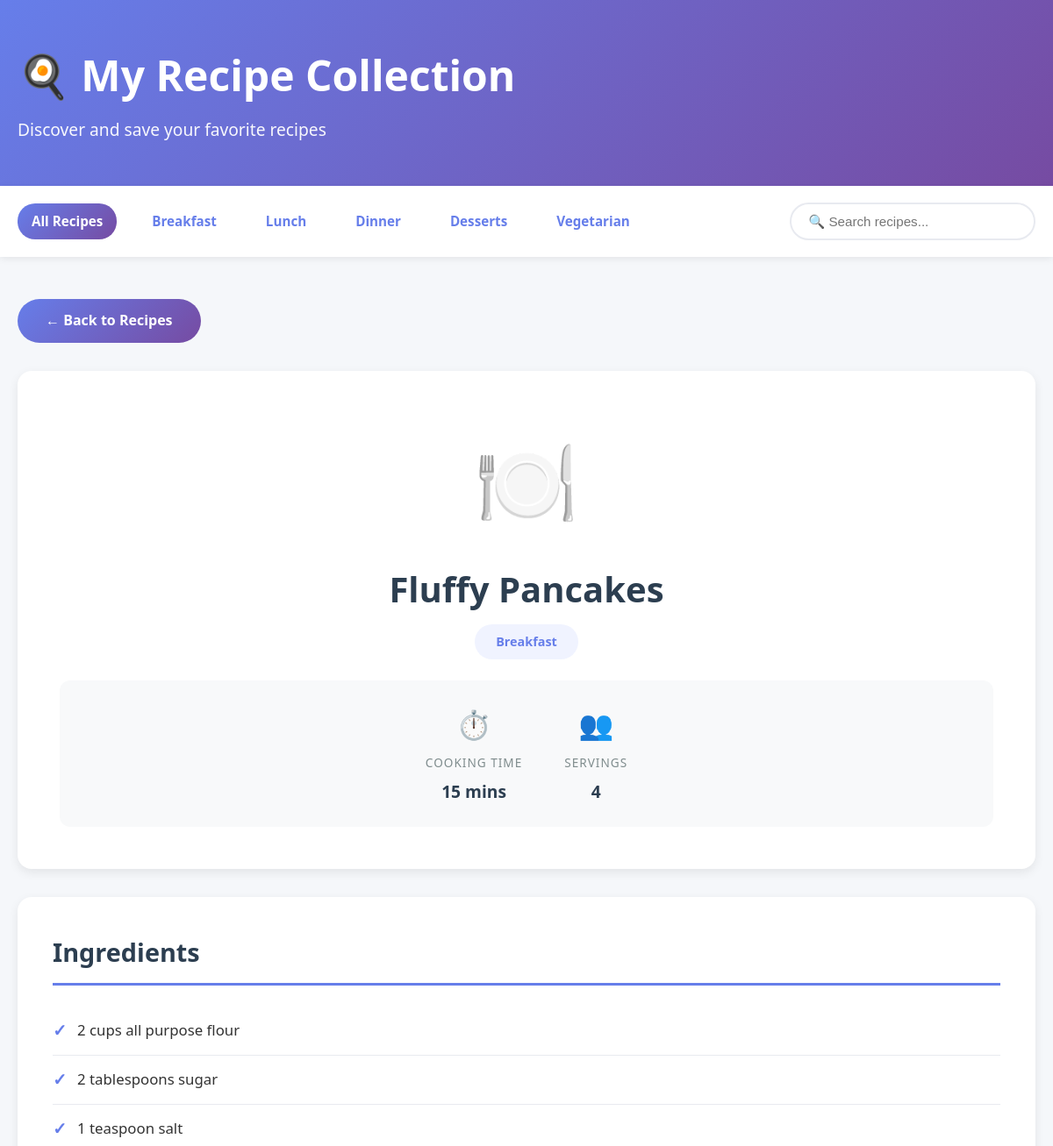
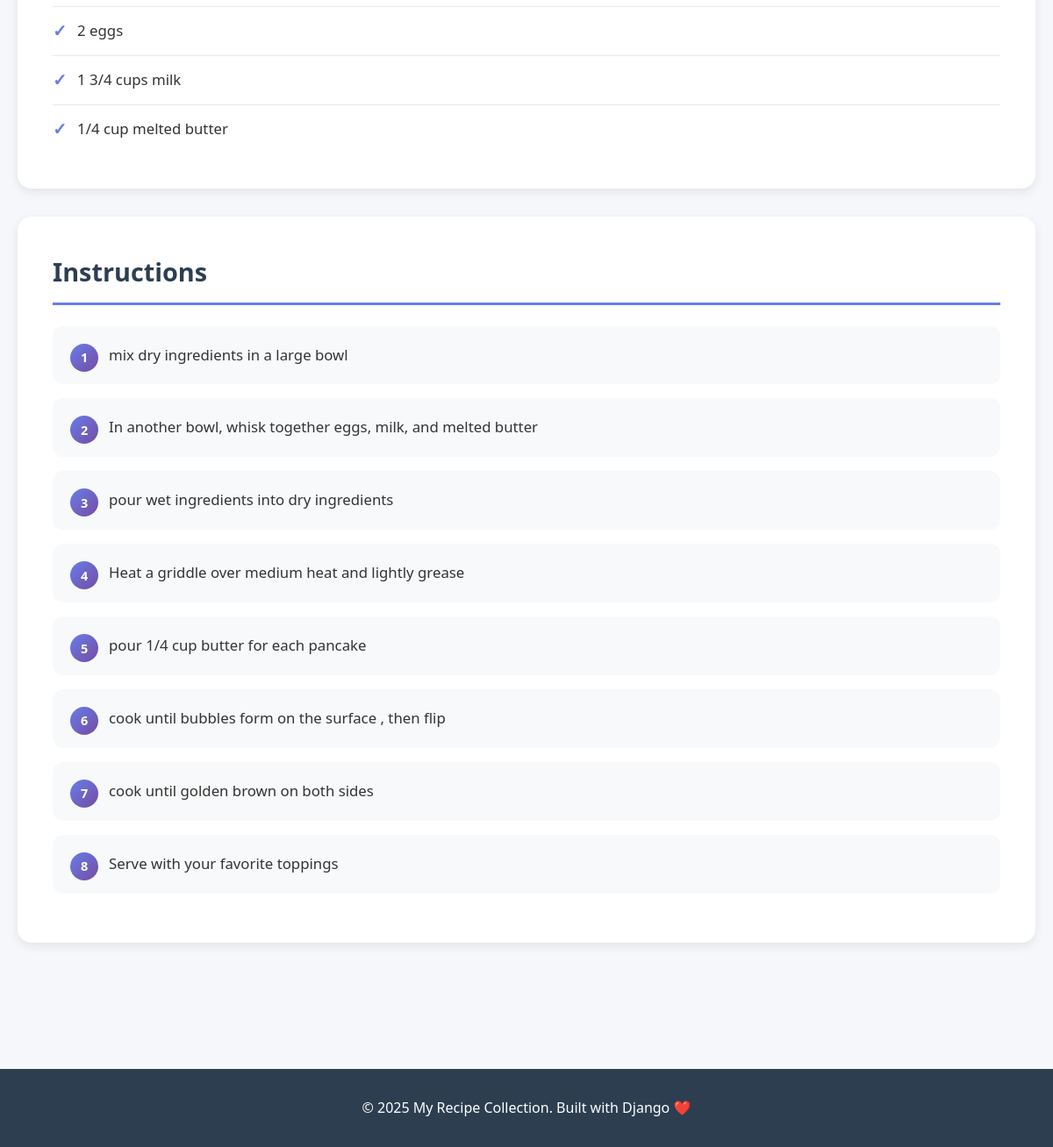
Page /recipe/1/ on the committed database (2 pictures, top to bottom).
### recipes/models.py (models this page shows, shortened)
class Recipe(models.Model):
    CATEGORY_CHOICES = [
        ('breakfast', 'Breakfast'),
        ('lunch', 'Lunch'),
        ('dinner', 'Dinner'),
        ('desserts', 'Desserts'),
        ('vegetarian', 'Vegetarian'),
    ]
    title = models.CharField(max_length=200)
    category = models.CharField(max_length=20, choices=CATEGORY_CHOICES)
    cooking_time = models.IntegerField(help_text="Time in minutes")
    servings = models.IntegerField()
    ingredients = models.TextField(help_text="Enter each ingredient on a new line")
    instructions = models.TextField(help_text="Enter cooking instructions, one step per line")
    emoji = models.CharField(max_length=10, default="🍽️", help_text="Emoji for the recipe")
    created_at = models.DateTimeField(auto_now_add=True)
    class Meta:
        ordering = ['-created_at']
    def get_ingredients_list(self):
        return [ing.strip() for ing in self.ingredients.split('\n') if ing.strip()]
    def get_instructions_list(self):
        return [inst.strip() for inst in self.instructions.split('\n') if inst.strip()]

### recipes/views.py (the view)
# urls.py: path('recipe/<int:pk>/', views.recipe_detail, name='recipe_detail'),
def recipe_detail(request, pk):
    recipe = get_object_or_404(Recipe, pk=pk)
    return render(request, 'recipes/recipe_detail.html', {'recipe': recipe})

### recipes/templates/recipes/recipe_detail.html (shortened to what this page needs)
{% extends 'recipes/base.html' %}
{% block content %}
<div class="container">
    <a href="{% url 'recipes:recipe_list' %}" class="back-button">← Back to Recipes</a>
    <div class="recipe-header">
        <div class="recipe-emoji">{{ recipe.emoji }}</div>
        <h1 class="recipe-title-detail">{{ recipe.title }}</h1>
        <div class="category-container">
            <span class="recipe-category-detail">{{ recipe.category }}</span>
        </div>
        <div class="recipe-meta-detail">
            <div class="meta-item-detail">
                <span class="meta-icon">⏱️</span>
                <span class="meta-label">Cooking Time</span>
                <span class="meta-value">{{ recipe.cooking_time }} mins</span>
            </div>
            <div class="meta-item-detail">
                <span class="meta-icon">👥</span>
                <span class="meta-label">Servings</span>
                <span class="meta-value">{{ recipe.servings }}</span>
            </div>
        </div>
    </div>
    <div class="recipe-section">
        <h2 class="section-heading">Ingredients</h2>
        <ul class="ingredients-list">
            {% for ingredient in recipe.get_ingredients_list %}
                <li>{{ ingredient }}</li>
            {% endfor %}
        </ul>
    </div>
    <div class="recipe-section">
        <h2 class="section-heading">Instructions</h2>
        <ol class="instructions-list">
            {% for instruction in recipe.get_instructions_list %}
                <li>{{ instruction }}</li>
            {% endfor %}
        </ol>
    </div>
</div>
{% endblock %}

### recipes/templates/recipes/base.html (style rules this page uses)
* { margin: 0; padding: 0; box-sizing: border-box; }
body { font-family: 'Segoe UI', Tahoma, Geneva, Verdana, sans-serif; background-color: #f5f7fa; color: #333; line-height: 1.6; }
.container { max-width: 1200px; margin: 0 auto; padding: 0 20px; }
h1 { font-size: 3rem; margin-bottom: 0.5rem; font-weight: 700; }

### recipes/templates/recipes/recipe_detail.html (style rules this page uses)
.recipe-header { background: white; border-radius: 16px; padding: 3rem; margin-bottom: 2rem; box-shadow: 0 4px 12px rgba(0,0,0,0.08); }
.recipe-emoji { font-size: 6rem; text-align: center; margin-bottom: 1.5rem; }
.recipe-title-detail { font-size: 2.5rem; font-weight: 700; color: #2c3e50; text-align: center; margin-bottom: 1rem; line-height: 1.2; }
.recipe-category-detail { display: inline-block; background: #f0f3ff; color: #667eea; padding: 0.5rem 1.5rem; border-radius: 25px; font-size: 0.9rem; font-weight: 600; text-transform: capitalize; }
.category-container { text-align: center; margin-bottom: 1.5rem; }
.recipe-meta-detail { display: flex; justify-content: center; gap: 3rem; padding: 1.5rem; background: #f8f9fa; border-radius: 12px; margin-top: 1.5rem; }
.meta-item-detail { display: flex; flex-direction: column; align-items: center; gap: 0.5rem; }
.meta-icon { font-size: 2rem; }
.meta-label { font-size: 0.85rem; color: #7f8c8d; text-transform: uppercase; letter-spacing: 1px; }
.meta-value { font-size: 1.2rem; font-weight: 700; color: #2c3e50; }
.recipe-section { background: white; border-radius: 16px; padding: 2.5rem; margin-bottom: 2rem; box-shadow: 0 4px 12px rgba(0,0,0,0.08); }
.section-heading { font-size: 1.8rem; font-weight: 700; color: #2c3e50; margin-bottom: 1.5rem; padding-bottom: 0.75rem; border-bottom: 3px solid #667eea; }
.ingredients-list { list-style: none; padding: 0; }
.ingredients-list li { padding: 0.75rem 0; border-bottom: 1px solid #e8eaf0; display: flex; align-items: center; gap: 0.75rem; font-size: 1.05rem; }
.ingredients-list li:before { content: "✓"; color: #667eea; font-weight: bold; font-size: 1.2rem; flex-shrink: 0; }
.ingredients-list li:last-child { border-bottom: none; }
.instructions-list { counter-reset: step-counter; list-style: none; padding: 0; }
.instructions-list li { counter-increment: step-counter; padding: 1.25rem; padding-left: 4rem; margin-bottom: 1rem; background: #f8f9fa; border-radius: 12px; position: relative; font-size: 1.05rem; line-height: 1.6; }
.instructions-list li:before { content: counter(step-counter); position: absolute; left: 1.25rem; top: 1.25rem; background: linear-gradient(135deg, #667eea 0%, #764ba2 100%); color: white; width: 2rem; height: 2rem; border-radius: 50%; display: flex; align-items: center; justify-content: center; font-weight: 700; font-size: 0.9rem; }
.back-button { display: inline-block; background: linear-gradient(135deg, #667eea 0%, #764ba2 100%); color: white; padding: 0.75rem 2rem; border-radius: 25px; text-decoration: none; font-weight: 600; transition: transform 0.3s, box-shadow 0.3s; margin-bottom: 2rem; }

### rows in the picture
Recipe: emoji "🍽️", title "Fluffy Pancakes", category "Breakfast", cooking_time "15", servings "4"

### other values in the picture
{{ ingredient }} "2 cups all purpose flour" "2 tablespoons sugar" "1 teaspoon salt" "2 eggs" "1 3/4 cups milk" "1/4 cup melted butter"
{{ instruction }} "mix dry ingredients in a large bowl" "In another bowl, whisk together eggs, milk, and melted butter" "pour wet ingredients into dry ingredients" "Heat a griddle over medium heat and lightly grease" "pour 1/4 cup butter for each pancake" "cook until bubbles form on the surface , then flip" "cook until golden brown on both sides" "Serve with your favorite toppings"
